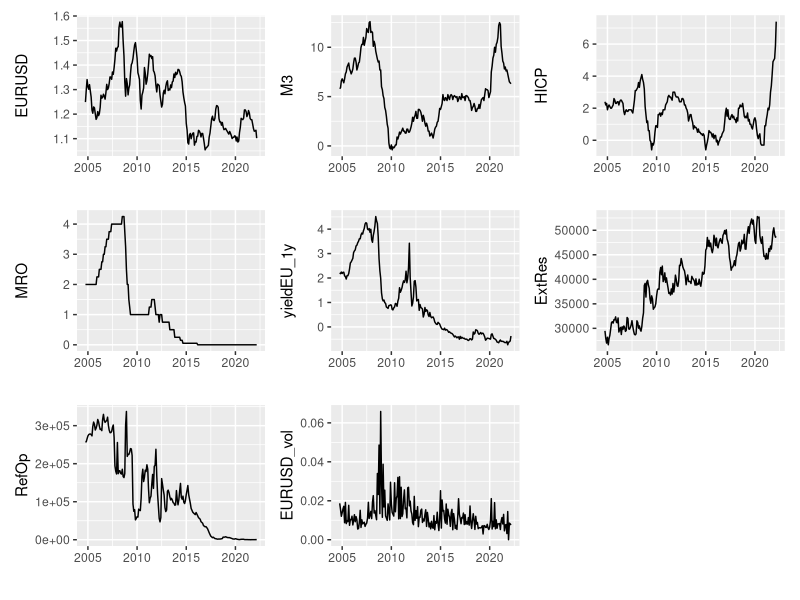

The R script that drew this image:
# Qui scriviamo il nostro codice raga

setwd("~/GitHub/Econometrics_project")
rm(list = ls())

library("readxl")
library("lubridate")
library("ggplot2")
library("patchwork")

# Import the dataset

df = read_excel("dataset.xlsx")



# Plot of all the time series

p1 <- ggplot(df, aes(x=Data, y=EURUSD)) +
  geom_line() + 
  xlab("")
p2 <- ggplot(df, aes(x=Data, y=M3)) +
  geom_line() + 
  xlab("")
p3 <- ggplot(df, aes(x=Data, y=HICP)) +
  geom_line() + 
  xlab("")
p4 <- ggplot(df, aes(x=Data, y=MRO)) +
  geom_line() + 
  xlab("")
p5 <- ggplot(df, aes(x=Data, y=yieldEU_1y)) +
  geom_line() + 
  xlab("")
p6 <- ggplot(df, aes(x=Data, y=ExtRes)) +
  geom_line() + 
  xlab("")
p7 <- ggplot(df, aes(x=Data, y=RefOp)) +
  geom_line() + 
  xlab("")
p8 <- ggplot(df, aes(x=Data, y=EURUSD_vol)) +
  geom_line() + 
  xlab("")

p1+p2+p3+p4+p5+p6+p7+p8


# Linear regression with all the variables

reg <- lm(EURUSD_vol ~ EURUSD + M3 + HICP + yieldEU_1y + MRO + ExtRes + RefOp, df)
summary(reg)
